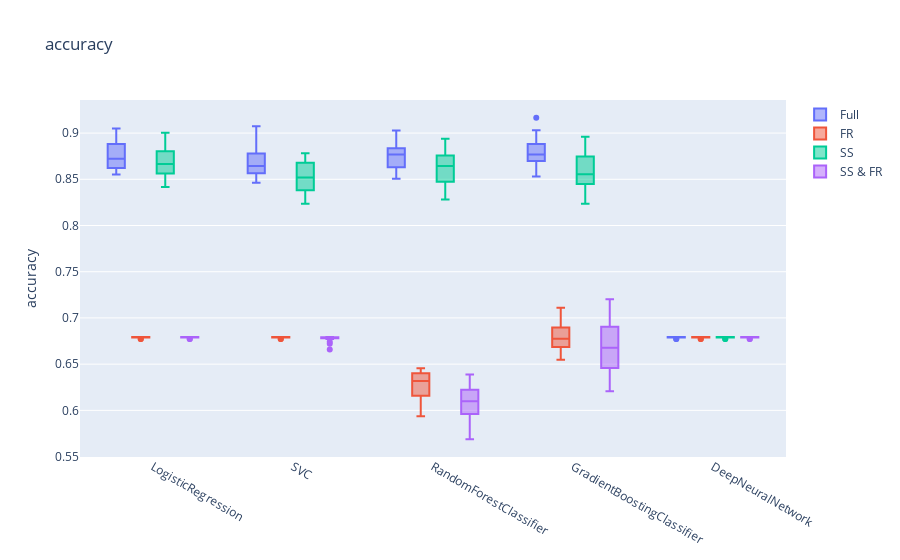
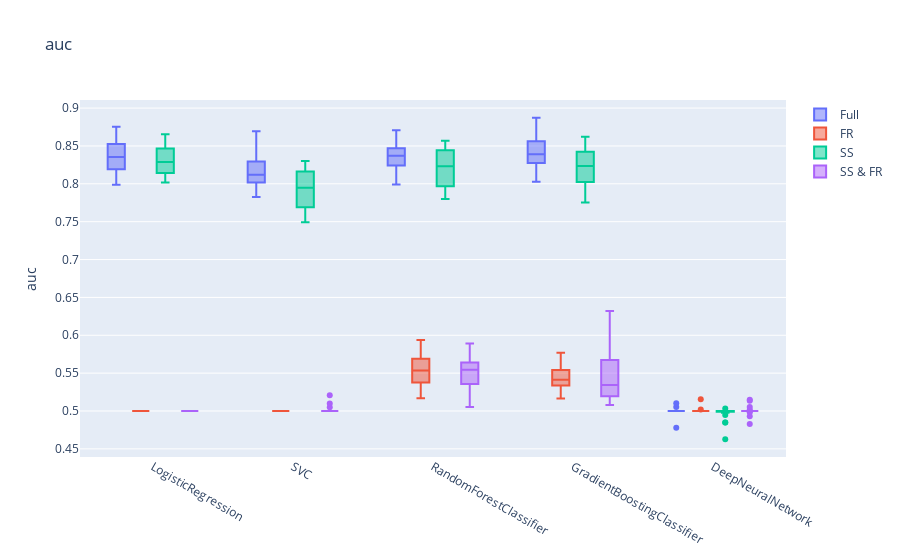
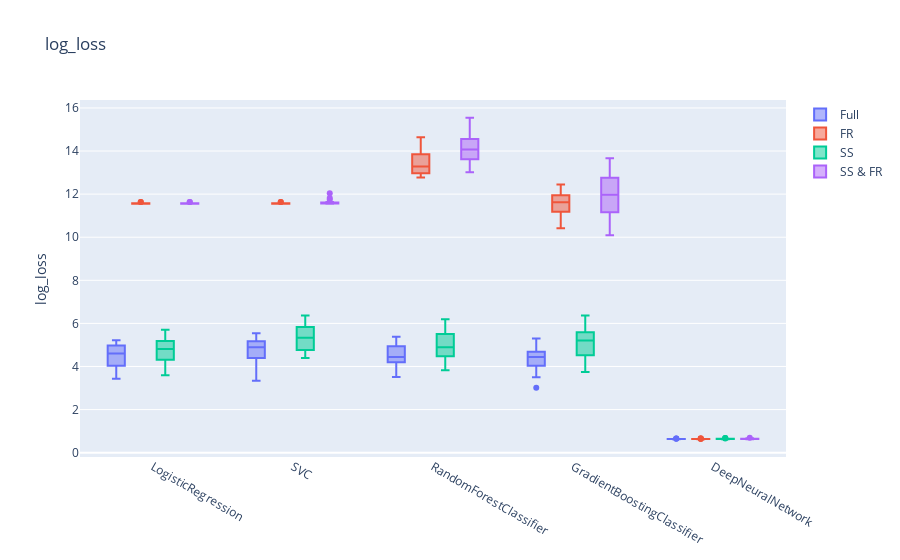

Notebook source saved alongside these figures, in order:
### Code cell
make_plots('accuracy')
make_plots('auc')
make_plots('log_loss')

### Figure 1 — Plotly figure (JSON) as saved in the notebook; plotly's stock layout.template omitted (floating-point values rounded to 4 significant figures)
{"data": [{"name": "Full", "type": "box", "x": ["LogisticRegression", "LogisticRegression", "LogisticRegression", "LogisticRegression", "LogisticRegression", "LogisticRegression", "LogisticRegression", "LogisticRegression", "LogisticRegression", "LogisticRegression", "LogisticRegression", "LogisticRegression", "LogisticRegression", "LogisticRegression", "LogisticRegression", "LogisticRegression", "LogisticRegression", "LogisticRegression", "LogisticRegression", "LogisticRegression", "SVC", "SVC", "SVC", "SVC", "SVC", "SVC", "SVC", "SVC", "SVC", "SVC", "SVC", "SVC", "SVC", "SVC", "SVC", "SVC", "SVC", "SVC", "SVC", "SVC", "RandomForestClassifier", "RandomForestClassifier", "RandomForestClassifier", "RandomForestClassifier", "RandomForestClassifier", "RandomForestClassifier", "RandomForestClassifier", "RandomForestClassifier", "RandomForestClassifier", "RandomForestClassifier", "RandomForestClassifier", "RandomForestClassifier", "RandomForestClassifier", "RandomForestClassifier", "RandomForestClassifier", "RandomForestClassifier", "RandomForestClassifier", "RandomForestClassifier", "RandomForestClassifier", "RandomForestClassifier", "GradientBoostingClassifier", "GradientBoostingClassifier", "GradientBoostingClassifier", "GradientBoostingClassifier", "GradientBoostingClassifier", "GradientBoostingClassifier", "GradientBoostingClassifier", "GradientBoostingClassifier", "GradientBoostingClassifier", "GradientBoostingClassifier", "GradientBoostingClassifier", "GradientBoostingClassifier", "GradientBoostingClassifier", "GradientBoostingClassifier", "GradientBoostingClassifier", "GradientBoostingClassifier", "GradientBoostingClassifier", "GradientBoostingClassifier", "GradientBoostingClassifier", "GradientBoostingClassifier", "DeepNeuralNetwork", "DeepNeuralNetwork", "DeepNeuralNetwork", "DeepNeuralNetwork", "DeepNeuralNetwork", "DeepNeuralNetwork", "DeepNeuralNetwork", "DeepNeuralNetwork", "DeepNeuralNetwork", "DeepNeuralNetwork", "DeepNeuralNetwork", "DeepNeuralNetwork", "DeepNeuralNetwork", "DeepNeuralNetwork", "DeepNeuralNetwork", "DeepNeuralNetwork", "DeepNeuralNetwork", "DeepNeuralNetwork", "DeepNeuralNetwork", "DeepNeuralNetwork"], "y": [0.9029, 0.86, 0.8849, 0.8849, 0.8688, 0.862, 0.8643, 0.8643, 0.8824, 0.8778, 0.8984, 0.8623, 0.86, 0.8916, 0.8756, 0.905, 0.8575, 0.8914, 0.8643, 0.8552, 0.9074, 0.8578, 0.8804, 0.8736, 0.8507, 0.8575, 0.8665, 0.8462, 0.8688, 0.8756, 0.8894, 0.8555, 0.86, 0.8871, 0.862, 0.8869, 0.8643, 0.8507, 0.8643, 0.8484, 0.8939, 0.8804, 0.8781, 0.8826, 0.862, 0.8824, 0.8552, 0.8846, 0.8756, 0.8688, 0.9007, 0.8736, 0.8578, 0.8894, 0.8801, 0.9027, 0.862, 0.8688, 0.8643, 0.8507, 0.9165, 0.8781, 0.8804, 0.8916, 0.8688, 0.8756, 0.8665, 0.8529, 0.8801, 0.871, 0.9029, 0.8713, 0.8623, 0.8916, 0.8846, 0.8937, 0.871, 0.8801, 0.8756, 0.8529, 0.6772, 0.6795, 0.6795, 0.6795, 0.6787, 0.6787, 0.6787, 0.6787, 0.6787, 0.6787, 0.6772, 0.6795, 0.6795, 0.6795, 0.6787, 0.6787, 0.6787, 0.6787, 0.6787, 0.6787]}, {"name": "FR", "type": "box", "x": ["LogisticRegression", "LogisticRegression", "LogisticRegression", "LogisticRegression", "LogisticRegression", "LogisticRegression", "LogisticRegression", "LogisticRegression", "LogisticRegression", "LogisticRegression", "LogisticRegression", "LogisticRegression", "LogisticRegression", "LogisticRegression", "LogisticRegression", "LogisticRegression", "LogisticRegression", "LogisticRegression", "LogisticRegression", "LogisticRegression", "SVC", "SVC", "SVC", "SVC", "SVC", "SVC", "SVC", "SVC", "SVC", "SVC", "SVC", "SVC", "SVC", "SVC", "SVC", "SVC", "SVC", "SVC", "SVC", "SVC", "RandomForestClassifier", "RandomForestClassifier", "RandomForestClassifier", "RandomForestClassifier", "RandomForestClassifier", "RandomForestClassifier", "RandomForestClassifier", "RandomForestClassifier", "RandomForestClassifier", "RandomForestClassifier", "RandomForestClassifier", "RandomForestClassifier", "RandomForestClassifier", "RandomForestClassifier", "RandomForestClassifier", "RandomForestClassifier", "RandomForestClassifier", "RandomForestClassifier", "RandomForestClassifier", "RandomForestClassifier", "GradientBoostingClassifier", "GradientBoostingClassifier", "GradientBoostingClassifier", "GradientBoostingClassifier", "GradientBoostingClassifier", "GradientBoostingClassifier", "GradientBoostingClassifier", "GradientBoostingClassifier", "GradientBoostingClassifier", "GradientBoostingClassifier", "GradientBoostingClassifier", "GradientBoostingClassifier", "GradientBoostingClassifier", "GradientBoostingClassifier", "GradientBoostingClassifier", "GradientBoostingClassifier", "GradientBoostingClassifier", "GradientBoostingClassifier", "GradientBoostingClassifier", "GradientBoostingClassifier", "DeepNeuralNetwork", "DeepNeuralNetwork", "DeepNeuralNetwork", "DeepNeuralNetwork", "DeepNeuralNetwork", "DeepNeuralNetwork", "DeepNeuralNetwork", "DeepNeuralNetwork", "DeepNeuralNetwork", "DeepNeuralNetwork", "DeepNeuralNetwork", "DeepNeuralNetwork", "DeepNeuralNetwork", "DeepNeuralNetwork", "DeepNeuralNetwork", "DeepNeuralNetwork", "DeepNeuralNetwork", "DeepNeuralNetwork", "DeepNeuralNetwork", "DeepNeuralNetwork"], "y": [0.6772, 0.6795, 0.6795, 0.6795, 0.6787, 0.6787, 0.6787, 0.6787, 0.6787, 0.6787, 0.6772, 0.6795, 0.6795, 0.6795, 0.6787, 0.6787, 0.6787, 0.6787, 0.6787, 0.6787, 0.6772, 0.6795, 0.6795, 0.6795, 0.6787, 0.6787, 0.6787, 0.6787, 0.6787, 0.6787, 0.6772, 0.6795, 0.6795, 0.6795, 0.6787, 0.6787, 0.6787, 0.6787, 0.6787, 0.6787, 0.6456, 0.6185, 0.5937, 0.6185, 0.6131, 0.6448, 0.5973, 0.6403, 0.638, 0.638, 0.6456, 0.623, 0.6005, 0.6343, 0.6063, 0.6425, 0.6267, 0.6403, 0.629, 0.638, 0.6998, 0.7111, 0.6749, 0.7065, 0.6674, 0.6719, 0.6584, 0.6697, 0.6765, 0.6697, 0.6885, 0.6907, 0.6569, 0.6546, 0.6833, 0.6878, 0.6923, 0.6606, 0.6787, 0.6787, 0.6772, 0.6795, 0.6795, 0.6795, 0.6787, 0.6787, 0.6787, 0.6787, 0.6787, 0.6787, 0.6772, 0.6795, 0.6795, 0.6795, 0.6787, 0.6787, 0.6787, 0.6787, 0.6787, 0.6787]}, {"name": "SS", "type": "box", "x": ["LogisticRegression", "LogisticRegression", "LogisticRegression", "LogisticRegression", "LogisticRegression", "LogisticRegression", "LogisticRegression", "LogisticRegression", "LogisticRegression", "LogisticRegression", "LogisticRegression", "LogisticRegression", "LogisticRegression", "LogisticRegression", "LogisticRegression", "LogisticRegression", "LogisticRegression", "LogisticRegression", "LogisticRegression", "LogisticRegression", "SVC", "SVC", "SVC", "SVC", "SVC", "SVC", "SVC", "SVC", "SVC", "SVC", "SVC", "SVC", "SVC", "SVC", "SVC", "SVC", "SVC", "SVC", "SVC", "SVC", "RandomForestClassifier", "RandomForestClassifier", "RandomForestClassifier", "RandomForestClassifier", "RandomForestClassifier", "RandomForestClassifier", "RandomForestClassifier", "RandomForestClassifier", "RandomForestClassifier", "RandomForestClassifier", "RandomForestClassifier", "RandomForestClassifier", "RandomForestClassifier", "RandomForestClassifier", "RandomForestClassifier", "RandomForestClassifier", "RandomForestClassifier", "RandomForestClassifier", "RandomForestClassifier", "RandomForestClassifier", "GradientBoostingClassifier", "GradientBoostingClassifier", "GradientBoostingClassifier", "GradientBoostingClassifier", "GradientBoostingClassifier", "GradientBoostingClassifier", "GradientBoostingClassifier", "GradientBoostingClassifier", "GradientBoostingClassifier", "GradientBoostingClassifier", "GradientBoostingClassifier", "GradientBoostingClassifier", "GradientBoostingClassifier", "GradientBoostingClassifier", "GradientBoostingClassifier", "GradientBoostingClassifier", "GradientBoostingClassifier", "GradientBoostingClassifier", "GradientBoostingClassifier", "GradientBoostingClassifier", "DeepNeuralNetwork", "DeepNeuralNetwork", "DeepNeuralNetwork", "DeepNeuralNetwork", "DeepNeuralNetwork", "DeepNeuralNetwork", "DeepNeuralNetwork", "DeepNeuralNetwork", "DeepNeuralNetwork", "DeepNeuralNetwork", "DeepNeuralNetwork", "DeepNeuralNetwork", "DeepNeuralNetwork", "DeepNeuralNetwork", "DeepNeuralNetwork", "DeepNeuralNetwork", "DeepNeuralNetwork", "DeepNeuralNetwork", "DeepNeuralNetwork", "DeepNeuralNetwork"], "y": [0.8804, 0.86, 0.8826, 0.8781, 0.8552, 0.8665, 0.8575, 0.8552, 0.8824, 0.8778, 0.8894, 0.8488, 0.8578, 0.8804, 0.8665, 0.9005, 0.8665, 0.8778, 0.8416, 0.8552, 0.8781, 0.8646, 0.8713, 0.8781, 0.8235, 0.8371, 0.8507, 0.8394, 0.8281, 0.8575, 0.8623, 0.8533, 0.8488, 0.8758, 0.8507, 0.8778, 0.8394, 0.8552, 0.8281, 0.8303, 0.8804, 0.8849, 0.8758, 0.8758, 0.8281, 0.8484, 0.8371, 0.8575, 0.871, 0.8733, 0.8826, 0.851, 0.851, 0.8939, 0.8756, 0.8756, 0.8439, 0.8575, 0.8416, 0.8462, 0.8826, 0.8555, 0.86, 0.8781, 0.8394, 0.8484, 0.8394, 0.8416, 0.8529, 0.8643, 0.8962, 0.8555, 0.8284, 0.8804, 0.871, 0.8801, 0.8597, 0.8552, 0.8484, 0.8235, 0.6772, 0.6795, 0.6795, 0.6795, 0.6787, 0.6787, 0.6787, 0.6787, 0.6787, 0.6787, 0.6772, 0.6795, 0.6795, 0.6795, 0.6787, 0.6787, 0.6787, 0.6787, 0.6787, 0.6787]}, {"name": "SS & FR", "type": "box", "x": ["LogisticRegression", "LogisticRegression", "LogisticRegression", "LogisticRegression", "LogisticRegression", "LogisticRegression", "LogisticRegression", "LogisticRegression", "LogisticRegression", "LogisticRegression", "LogisticRegression", "LogisticRegression", "LogisticRegression", "LogisticRegression", "LogisticRegression", "LogisticRegression", "LogisticRegression", "LogisticRegression", "LogisticRegression", "LogisticRegression", "SVC", "SVC", "SVC", "SVC", "SVC", "SVC", "SVC", "SVC", "SVC", "SVC", "SVC", "SVC", "SVC", "SVC", "SVC", "SVC", "SVC", "SVC", "SVC", "SVC", "RandomForestClassifier", "RandomForestClassifier", "RandomForestClassifier", "RandomForestClassifier", "RandomForestClassifier", "RandomForestClassifier", "RandomForestClassifier", "RandomForestClassifier", "RandomForestClassifier", "RandomForestClassifier", "RandomForestClassifier", "RandomForestClassifier", "RandomForestClassifier", "RandomForestClassifier", "RandomForestClassifier", "RandomForestClassifier", "RandomForestClassifier", "RandomForestClassifier", "RandomForestClassifier", "RandomForestClassifier", "GradientBoostingClassifier", "GradientBoostingClassifier", "GradientBoostingClassifier", "GradientBoostingClassifier", "GradientBoostingClassifier", "GradientBoostingClassifier", "GradientBoostingClassifier", "GradientBoostingClassifier", "GradientBoostingClassifier", "GradientBoostingClassifier", "GradientBoostingClassifier", "GradientBoostingClassifier", "GradientBoostingClassifier", "GradientBoostingClassifier", "GradientBoostingClassifier", "GradientBoostingClassifier", "GradientBoostingClassifier", "GradientBoostingClassifier", "GradientBoostingClassifier", "GradientBoostingClassifier", "DeepNeuralNetwork", "DeepNeuralNetwork", "DeepNeuralNetwork", "DeepNeuralNetwork", "DeepNeuralNetwork", "DeepNeuralNetwork", "DeepNeuralNetwork", "DeepNeuralNetwork", "DeepNeuralNetwork", "DeepNeuralNetwork", "DeepNeuralNetwork", "DeepNeuralNetwork", "DeepNeuralNetwork", "DeepNeuralNetwork", "DeepNeuralNetwork", "DeepNeuralNetwork", "DeepNeuralNetwork", "DeepNeuralNetwork", "DeepNeuralNetwork", "DeepNeuralNetwork"], "y": [0.6772, 0.6795, 0.6795, 0.6795, 0.6787, 0.6787, 0.6787, 0.6787, 0.6787, 0.6787, 0.6772, 0.6795, 0.6795, 0.6795, 0.6787, 0.6787, 0.6787, 0.6787, 0.6787, 0.6787, 0.6772, 0.6795, 0.6795, 0.6659, 0.6787, 0.6742, 0.6787, 0.6787, 0.6787, 0.6787, 0.6772, 0.6795, 0.6795, 0.6795, 0.6787, 0.6719, 0.6787, 0.6787, 0.6787, 0.6787, 0.5688, 0.6388, 0.6163, 0.6343, 0.5928, 0.6199, 0.6176, 0.6109, 0.629, 0.6041, 0.6117, 0.6027, 0.5779, 0.605, 0.5792, 0.6086, 0.6244, 0.5995, 0.638, 0.5882, 0.6546, 0.6637, 0.693, 0.7201, 0.6403, 0.6968, 0.6312, 0.6493, 0.6448, 0.629, 0.6953, 0.6704, 0.6208, 0.7065, 0.6742, 0.6742, 0.6471, 0.6652, 0.6742, 0.6878, 0.6772, 0.6795, 0.6795, 0.6795, 0.6787, 0.6787, 0.6787, 0.6787, 0.6787, 0.6787, 0.6772, 0.6795, 0.6795, 0.6795, 0.6787, 0.6787, 0.6787, 0.6787, 0.6787, 0.6787]}], "layout": {"boxmode": "group", "title": {"text": "accuracy"}, "yaxis": {"title": {"text": "accuracy"}}}}

### Figure 2 — Plotly figure (JSON) as saved in the notebook; plotly's stock layout.template omitted (floating-point values rounded to 4 significant figures)
{"data": [{"name": "Full", "type": "box", "x": ["LogisticRegression", "LogisticRegression", "LogisticRegression", "LogisticRegression", "LogisticRegression", "LogisticRegression", "LogisticRegression", "LogisticRegression", "LogisticRegression", "LogisticRegression", "LogisticRegression", "LogisticRegression", "LogisticRegression", "LogisticRegression", "LogisticRegression", "LogisticRegression", "LogisticRegression", "LogisticRegression", "LogisticRegression", "LogisticRegression", "SVC", "SVC", "SVC", "SVC", "SVC", "SVC", "SVC", "SVC", "SVC", "SVC", "SVC", "SVC", "SVC", "SVC", "SVC", "SVC", "SVC", "SVC", "SVC", "SVC", "RandomForestClassifier", "RandomForestClassifier", "RandomForestClassifier", "RandomForestClassifier", "RandomForestClassifier", "RandomForestClassifier", "RandomForestClassifier", "RandomForestClassifier", "RandomForestClassifier", "RandomForestClassifier", "RandomForestClassifier", "RandomForestClassifier", "RandomForestClassifier", "RandomForestClassifier", "RandomForestClassifier", "RandomForestClassifier", "RandomForestClassifier", "RandomForestClassifier", "RandomForestClassifier", "RandomForestClassifier", "GradientBoostingClassifier", "GradientBoostingClassifier", "GradientBoostingClassifier", "GradientBoostingClassifier", "GradientBoostingClassifier", "GradientBoostingClassifier", "GradientBoostingClassifier", "GradientBoostingClassifier", "GradientBoostingClassifier", "GradientBoostingClassifier", "GradientBoostingClassifier", "GradientBoostingClassifier", "GradientBoostingClassifier", "GradientBoostingClassifier", "GradientBoostingClassifier", "GradientBoostingClassifier", "GradientBoostingClassifier", "GradientBoostingClassifier", "GradientBoostingClassifier", "GradientBoostingClassifier", "DeepNeuralNetwork", "DeepNeuralNetwork", "DeepNeuralNetwork", "DeepNeuralNetwork", "DeepNeuralNetwork", "DeepNeuralNetwork", "DeepNeuralNetwork", "DeepNeuralNetwork", "DeepNeuralNetwork", "DeepNeuralNetwork", "DeepNeuralNetwork", "DeepNeuralNetwork", "DeepNeuralNetwork", "DeepNeuralNetwork", "DeepNeuralNetwork", "DeepNeuralNetwork", "DeepNeuralNetwork", "DeepNeuralNetwork", "DeepNeuralNetwork", "DeepNeuralNetwork"], "y": [0.8753, 0.8152, 0.852, 0.8446, 0.8292, 0.8112, 0.824, 0.8203, 0.8447, 0.8414, 0.8573, 0.8261, 0.8226, 0.8533, 0.8434, 0.8744, 0.8097, 0.8588, 0.8184, 0.7988, 0.8695, 0.8023, 0.8357, 0.8233, 0.7936, 0.7967, 0.8127, 0.7884, 0.818, 0.8249, 0.8342, 0.8044, 0.8077, 0.8388, 0.8112, 0.8406, 0.8128, 0.801, 0.8073, 0.7826, 0.8613, 0.8394, 0.8471, 0.8448, 0.8279, 0.8373, 0.808, 0.8464, 0.8323, 0.8254, 0.8608, 0.8344, 0.8228, 0.8498, 0.8468, 0.8708, 0.8167, 0.8366, 0.8184, 0.7991, 0.8871, 0.8396, 0.8524, 0.8552, 0.8347, 0.8342, 0.8201, 0.8119, 0.8412, 0.829, 0.8625, 0.8384, 0.828, 0.857, 0.8575, 0.8642, 0.8271, 0.8523, 0.8267, 0.8027, 0.5, 0.5, 0.5, 0.4777, 0.5, 0.5, 0.5, 0.5, 0.5052, 0.5, 0.5, 0.5, 0.5, 0.5, 0.5, 0.5, 0.5, 0.5, 0.5, 0.5104]}, {"name": "FR", "type": "box", "x": ["LogisticRegression", "LogisticRegression", "LogisticRegression", "LogisticRegression", "LogisticRegression", "LogisticRegression", "LogisticRegression", "LogisticRegression", "LogisticRegression", "LogisticRegression", "LogisticRegression", "LogisticRegression", "LogisticRegression", "LogisticRegression", "LogisticRegression", "LogisticRegression", "LogisticRegression", "LogisticRegression", "LogisticRegression", "LogisticRegression", "SVC", "SVC", "SVC", "SVC", "SVC", "SVC", "SVC", "SVC", "SVC", "SVC", "SVC", "SVC", "SVC", "SVC", "SVC", "SVC", "SVC", "SVC", "SVC", "SVC", "RandomForestClassifier", "RandomForestClassifier", "RandomForestClassifier", "RandomForestClassifier", "RandomForestClassifier", "RandomForestClassifier", "RandomForestClassifier", "RandomForestClassifier", "RandomForestClassifier", "RandomForestClassifier", "RandomForestClassifier", "RandomForestClassifier", "RandomForestClassifier", "RandomForestClassifier", "RandomForestClassifier", "RandomForestClassifier", "RandomForestClassifier", "RandomForestClassifier", "RandomForestClassifier", "RandomForestClassifier", "GradientBoostingClassifier", "GradientBoostingClassifier", "GradientBoostingClassifier", "GradientBoostingClassifier", "GradientBoostingClassifier", "GradientBoostingClassifier", "GradientBoostingClassifier", "GradientBoostingClassifier", "GradientBoostingClassifier", "GradientBoostingClassifier", "GradientBoostingClassifier", "GradientBoostingClassifier", "GradientBoostingClassifier", "GradientBoostingClassifier", "GradientBoostingClassifier", "GradientBoostingClassifier", "GradientBoostingClassifier", "GradientBoostingClassifier", "GradientBoostingClassifier", "GradientBoostingClassifier", "DeepNeuralNetwork", "DeepNeuralNetwork", "DeepNeuralNetwork", "DeepNeuralNetwork", "DeepNeuralNetwork", "DeepNeuralNetwork", "DeepNeuralNetwork", "DeepNeuralNetwork", "DeepNeuralNetwork", "DeepNeuralNetwork", "DeepNeuralNetwork", "DeepNeuralNetwork", "DeepNeuralNetwork", "DeepNeuralNetwork", "DeepNeuralNetwork", "DeepNeuralNetwork", "DeepNeuralNetwork", "DeepNeuralNetwork", "DeepNeuralNetwork", "DeepNeuralNetwork"], "y": [0.5, 0.5, 0.5, 0.5, 0.5, 0.5, 0.5, 0.5, 0.5, 0.5, 0.5, 0.5, 0.5, 0.5, 0.5, 0.5, 0.5, 0.5, 0.5, 0.5, 0.5, 0.5, 0.5, 0.5, 0.5, 0.5, 0.5, 0.5, 0.5, 0.5, 0.5, 0.5, 0.5, 0.5, 0.5, 0.5, 0.5, 0.5, 0.5, 0.5, 0.5791, 0.5444, 0.5169, 0.5295, 0.5407, 0.5529, 0.5309, 0.5681, 0.5497, 0.5572, 0.5938, 0.5571, 0.5349, 0.5542, 0.5208, 0.5716, 0.5507, 0.5829, 0.5542, 0.5701, 0.5771, 0.5753, 0.5395, 0.5702, 0.5436, 0.5321, 0.5165, 0.5415, 0.541, 0.5174, 0.5376, 0.5734, 0.5355, 0.5301, 0.5478, 0.54, 0.5545, 0.5238, 0.5538, 0.5445, 0.5, 0.5, 0.5, 0.5, 0.5, 0.5, 0.5156, 0.5, 0.5, 0.5019, 0.5, 0.5, 0.5, 0.5, 0.5, 0.5, 0.5, 0.5, 0.5, 0.5]}, {"name": "SS", "type": "box", "x": ["LogisticRegression", "LogisticRegression", "LogisticRegression", "LogisticRegression", "LogisticRegression", "LogisticRegression", "LogisticRegression", "LogisticRegression", "LogisticRegression", "LogisticRegression", "LogisticRegression", "LogisticRegression", "LogisticRegression", "LogisticRegression", "LogisticRegression", "LogisticRegression", "LogisticRegression", "LogisticRegression", "LogisticRegression", "LogisticRegression", "SVC", "SVC", "SVC", "SVC", "SVC", "SVC", "SVC", "SVC", "SVC", "SVC", "SVC", "SVC", "SVC", "SVC", "SVC", "SVC", "SVC", "SVC", "SVC", "SVC", "RandomForestClassifier", "RandomForestClassifier", "RandomForestClassifier", "RandomForestClassifier", "RandomForestClassifier", "RandomForestClassifier", "RandomForestClassifier", "RandomForestClassifier", "RandomForestClassifier", "RandomForestClassifier", "RandomForestClassifier", "RandomForestClassifier", "RandomForestClassifier", "RandomForestClassifier", "RandomForestClassifier", "RandomForestClassifier", "RandomForestClassifier", "RandomForestClassifier", "RandomForestClassifier", "RandomForestClassifier", "GradientBoostingClassifier", "GradientBoostingClassifier", "GradientBoostingClassifier", "GradientBoostingClassifier", "GradientBoostingClassifier", "GradientBoostingClassifier", "GradientBoostingClassifier", "GradientBoostingClassifier", "GradientBoostingClassifier", "GradientBoostingClassifier", "GradientBoostingClassifier", "GradientBoostingClassifier", "GradientBoostingClassifier", "GradientBoostingClassifier", "GradientBoostingClassifier", "GradientBoostingClassifier", "GradientBoostingClassifier", "GradientBoostingClassifier", "GradientBoostingClassifier", "GradientBoostingClassifier", "DeepNeuralNetwork", "DeepNeuralNetwork", "DeepNeuralNetwork", "DeepNeuralNetwork", "DeepNeuralNetwork", "DeepNeuralNetwork", "DeepNeuralNetwork", "DeepNeuralNetwork", "DeepNeuralNetwork", "DeepNeuralNetwork", "DeepNeuralNetwork", "DeepNeuralNetwork", "DeepNeuralNetwork", "DeepNeuralNetwork", "DeepNeuralNetwork", "DeepNeuralNetwork", "DeepNeuralNetwork", "DeepNeuralNetwork", "DeepNeuralNetwork", "DeepNeuralNetwork"], "y": [0.8495, 0.8133, 0.8522, 0.8452, 0.8173, 0.8201, 0.819, 0.8117, 0.8466, 0.8303, 0.847, 0.8106, 0.8154, 0.8431, 0.8349, 0.8655, 0.8275, 0.8599, 0.8017, 0.8062, 0.8277, 0.8111, 0.8253, 0.8285, 0.7532, 0.7669, 0.7806, 0.7778, 0.7602, 0.7874, 0.794, 0.8046, 0.7957, 0.8212, 0.7954, 0.8303, 0.7704, 0.8025, 0.7491, 0.7674, 0.8531, 0.8446, 0.838, 0.8473, 0.7825, 0.7956, 0.7799, 0.8171, 0.8234, 0.8232, 0.8438, 0.8048, 0.8085, 0.8568, 0.8471, 0.8397, 0.7978, 0.8245, 0.7888, 0.7884, 0.8621, 0.8063, 0.8375, 0.8582, 0.8038, 0.8012, 0.7908, 0.7943, 0.8231, 0.824, 0.8593, 0.8304, 0.7956, 0.845, 0.8401, 0.8449, 0.8058, 0.8266, 0.8049, 0.7754, 0.5, 0.5, 0.5, 0.5, 0.485, 0.5, 0.5033, 0.4948, 0.5, 0.4628, 0.5, 0.5, 0.5, 0.4849, 0.5, 0.5, 0.5, 0.5, 0.5, 0.4978]}, {"name": "SS & FR", "type": "box", "x": ["LogisticRegression", "LogisticRegression", "LogisticRegression", "LogisticRegression", "LogisticRegression", "LogisticRegression", "LogisticRegression", "LogisticRegression", "LogisticRegression", "LogisticRegression", "LogisticRegression", "LogisticRegression", "LogisticRegression", "LogisticRegression", "LogisticRegression", "LogisticRegression", "LogisticRegression", "LogisticRegression", "LogisticRegression", "LogisticRegression", "SVC", "SVC", "SVC", "SVC", "SVC", "SVC", "SVC", "SVC", "SVC", "SVC", "SVC", "SVC", "SVC", "SVC", "SVC", "SVC", "SVC", "SVC", "SVC", "SVC", "RandomForestClassifier", "RandomForestClassifier", "RandomForestClassifier", "RandomForestClassifier", "RandomForestClassifier", "RandomForestClassifier", "RandomForestClassifier", "RandomForestClassifier", "RandomForestClassifier", "RandomForestClassifier", "RandomForestClassifier", "RandomForestClassifier", "RandomForestClassifier", "RandomForestClassifier", "RandomForestClassifier", "RandomForestClassifier", "RandomForestClassifier", "RandomForestClassifier", "RandomForestClassifier", "RandomForestClassifier", "GradientBoostingClassifier", "GradientBoostingClassifier", "GradientBoostingClassifier", "GradientBoostingClassifier", "GradientBoostingClassifier", "GradientBoostingClassifier", "GradientBoostingClassifier", "GradientBoostingClassifier", "GradientBoostingClassifier", "GradientBoostingClassifier", "GradientBoostingClassifier", "GradientBoostingClassifier", "GradientBoostingClassifier", "GradientBoostingClassifier", "GradientBoostingClassifier", "GradientBoostingClassifier", "GradientBoostingClassifier", "GradientBoostingClassifier", "GradientBoostingClassifier", "GradientBoostingClassifier", "DeepNeuralNetwork", "DeepNeuralNetwork", "DeepNeuralNetwork", "DeepNeuralNetwork", "DeepNeuralNetwork", "DeepNeuralNetwork", "DeepNeuralNetwork", "DeepNeuralNetwork", "DeepNeuralNetwork", "DeepNeuralNetwork", "DeepNeuralNetwork", "DeepNeuralNetwork", "DeepNeuralNetwork", "DeepNeuralNetwork", "DeepNeuralNetwork", "DeepNeuralNetwork", "DeepNeuralNetwork", "DeepNeuralNetwork", "DeepNeuralNetwork", "DeepNeuralNetwork"], "y": [0.5, 0.5, 0.5, 0.5, 0.5, 0.5, 0.5, 0.5, 0.5, 0.5, 0.5, 0.5, 0.5, 0.5, 0.5, 0.5, 0.5, 0.5, 0.5, 0.5, 0.5, 0.5, 0.5, 0.5049, 0.5, 0.5208, 0.5, 0.5, 0.5, 0.5, 0.5, 0.5, 0.5, 0.5, 0.5, 0.5098, 0.5, 0.5, 0.5, 0.5, 0.5115, 0.5891, 0.5539, 0.5747, 0.5368, 0.5494, 0.5607, 0.5576, 0.5672, 0.5451, 0.556, 0.5551, 0.5052, 0.5624, 0.5175, 0.5392, 0.5657, 0.5344, 0.5887, 0.5112, 0.5254, 0.5219, 0.603, 0.6322, 0.5217, 0.5671, 0.5095, 0.508, 0.5195, 0.5171, 0.6158, 0.5417, 0.5089, 0.6204, 0.5523, 0.5579, 0.5193, 0.5271, 0.543, 0.5679, 0.5135, 0.4829, 0.5015, 0.4998, 0.5, 0.5, 0.5, 0.5052, 0.5, 0.5, 0.5, 0.4983, 0.515, 0.5, 0.5, 0.5, 0.5, 0.493, 0.5, 0.5]}], "layout": {"boxmode": "group", "title": {"text": "auc"}, "yaxis": {"title": {"text": "auc"}}}}

### Figure 3 — Plotly figure (JSON) as saved in the notebook; plotly's stock layout.template omitted (floating-point values rounded to 4 significant figures)
{"data": [{"name": "Full", "type": "box", "x": ["LogisticRegression", "LogisticRegression", "LogisticRegression", "LogisticRegression", "LogisticRegression", "LogisticRegression", "LogisticRegression", "LogisticRegression", "LogisticRegression", "LogisticRegression", "LogisticRegression", "LogisticRegression", "LogisticRegression", "LogisticRegression", "LogisticRegression", "LogisticRegression", "LogisticRegression", "LogisticRegression", "LogisticRegression", "LogisticRegression", "SVC", "SVC", "SVC", "SVC", "SVC", "SVC", "SVC", "SVC", "SVC", "SVC", "SVC", "SVC", "SVC", "SVC", "SVC", "SVC", "SVC", "SVC", "SVC", "SVC", "RandomForestClassifier", "RandomForestClassifier", "RandomForestClassifier", "RandomForestClassifier", "RandomForestClassifier", "RandomForestClassifier", "RandomForestClassifier", "RandomForestClassifier", "RandomForestClassifier", "RandomForestClassifier", "RandomForestClassifier", "RandomForestClassifier", "RandomForestClassifier", "RandomForestClassifier", "RandomForestClassifier", "RandomForestClassifier", "RandomForestClassifier", "RandomForestClassifier", "RandomForestClassifier", "RandomForestClassifier", "GradientBoostingClassifier", "GradientBoostingClassifier", "GradientBoostingClassifier", "GradientBoostingClassifier", "GradientBoostingClassifier", "GradientBoostingClassifier", "GradientBoostingClassifier", "GradientBoostingClassifier", "GradientBoostingClassifier", "GradientBoostingClassifier", "GradientBoostingClassifier", "GradientBoostingClassifier", "GradientBoostingClassifier", "GradientBoostingClassifier", "GradientBoostingClassifier", "GradientBoostingClassifier", "GradientBoostingClassifier", "GradientBoostingClassifier", "GradientBoostingClassifier", "GradientBoostingClassifier", "DeepNeuralNetwork", "DeepNeuralNetwork", "DeepNeuralNetwork", "DeepNeuralNetwork", "DeepNeuralNetwork", "DeepNeuralNetwork", "DeepNeuralNetwork", "DeepNeuralNetwork", "DeepNeuralNetwork", "DeepNeuralNetwork", "DeepNeuralNetwork", "DeepNeuralNetwork", "DeepNeuralNetwork", "DeepNeuralNetwork", "DeepNeuralNetwork", "DeepNeuralNetwork", "DeepNeuralNetwork", "DeepNeuralNetwork", "DeepNeuralNetwork", "DeepNeuralNetwork"], "y": [3.499, 5.044, 4.149, 4.149, 4.73, 4.974, 4.893, 4.893, 4.24, 4.404, 3.661, 4.963, 5.044, 3.905, 4.485, 3.425, 5.137, 3.914, 4.893, 5.219, 3.336, 5.126, 4.312, 4.556, 5.382, 5.137, 4.811, 5.545, 4.73, 4.485, 3.987, 5.207, 5.044, 4.068, 4.974, 4.077, 4.893, 5.382, 4.893, 5.464, 3.824, 4.312, 4.394, 4.231, 4.974, 4.24, 5.219, 4.159, 4.485, 4.73, 3.58, 4.556, 5.126, 3.987, 4.322, 3.507, 4.974, 4.73, 4.893, 5.382, 3.01, 4.394, 4.312, 3.905, 4.73, 4.485, 4.811, 5.301, 4.322, 4.648, 3.499, 4.638, 4.963, 3.905, 4.159, 3.833, 4.648, 4.322, 4.485, 5.301, 0.6348, 0.6377, 0.6502, 0.638, 0.6325, 0.6585, 0.629, 0.6286, 0.632, 0.6291, 0.6293, 0.6334, 0.63, 0.6534, 0.6279, 0.6289, 0.6324, 0.6282, 0.6343, 0.6299]}, {"name": "FR", "type": "box", "x": ["LogisticRegression", "LogisticRegression", "LogisticRegression", "LogisticRegression", "LogisticRegression", "LogisticRegression", "LogisticRegression", "LogisticRegression", "LogisticRegression", "LogisticRegression", "LogisticRegression", "LogisticRegression", "LogisticRegression", "LogisticRegression", "LogisticRegression", "LogisticRegression", "LogisticRegression", "LogisticRegression", "LogisticRegression", "LogisticRegression", "SVC", "SVC", "SVC", "SVC", "SVC", "SVC", "SVC", "SVC", "SVC", "SVC", "SVC", "SVC", "SVC", "SVC", "SVC", "SVC", "SVC", "SVC", "SVC", "SVC", "RandomForestClassifier", "RandomForestClassifier", "RandomForestClassifier", "RandomForestClassifier", "RandomForestClassifier", "RandomForestClassifier", "RandomForestClassifier", "RandomForestClassifier", "RandomForestClassifier", "RandomForestClassifier", "RandomForestClassifier", "RandomForestClassifier", "RandomForestClassifier", "RandomForestClassifier", "RandomForestClassifier", "RandomForestClassifier", "RandomForestClassifier", "RandomForestClassifier", "RandomForestClassifier", "RandomForestClassifier", "GradientBoostingClassifier", "GradientBoostingClassifier", "GradientBoostingClassifier", "GradientBoostingClassifier", "GradientBoostingClassifier", "GradientBoostingClassifier", "GradientBoostingClassifier", "GradientBoostingClassifier", "GradientBoostingClassifier", "GradientBoostingClassifier", "GradientBoostingClassifier", "GradientBoostingClassifier", "GradientBoostingClassifier", "GradientBoostingClassifier", "GradientBoostingClassifier", "GradientBoostingClassifier", "GradientBoostingClassifier", "GradientBoostingClassifier", "GradientBoostingClassifier", "GradientBoostingClassifier", "DeepNeuralNetwork", "DeepNeuralNetwork", "DeepNeuralNetwork", "DeepNeuralNetwork", "DeepNeuralNetwork", "DeepNeuralNetwork", "DeepNeuralNetwork", "DeepNeuralNetwork", "DeepNeuralNetwork", "DeepNeuralNetwork", "DeepNeuralNetwork", "DeepNeuralNetwork", "DeepNeuralNetwork", "DeepNeuralNetwork", "DeepNeuralNetwork", "DeepNeuralNetwork", "DeepNeuralNetwork", "DeepNeuralNetwork", "DeepNeuralNetwork", "DeepNeuralNetwork"], "y": [11.63, 11.55, 11.55, 11.55, 11.58, 11.58, 11.58, 11.58, 11.58, 11.58, 11.63, 11.55, 11.55, 11.55, 11.58, 11.58, 11.58, 11.58, 11.58, 11.58, 11.63, 11.55, 11.55, 11.55, 11.58, 11.58, 11.58, 11.58, 11.58, 11.58, 11.63, 11.55, 11.55, 11.55, 11.58, 11.58, 11.58, 11.58, 11.58, 11.58, 12.77, 13.75, 14.65, 13.75, 13.94, 12.8, 14.52, 12.97, 13.05, 13.05, 12.77, 13.59, 14.4, 13.18, 14.19, 12.88, 13.46, 12.97, 13.37, 13.05, 10.82, 10.41, 11.72, 10.58, 11.99, 11.82, 12.31, 11.91, 11.66, 11.91, 11.23, 11.15, 12.37, 12.45, 11.42, 11.25, 11.09, 12.23, 11.58, 11.58, 0.6324, 0.6303, 0.6308, 0.6278, 0.63, 0.6289, 0.6637, 0.6285, 0.6303, 0.6281, 0.6309, 0.6299, 0.6287, 0.6493, 0.6282, 0.6281, 0.6334, 0.63, 0.6514, 0.6411]}, {"name": "SS", "type": "box", "x": ["LogisticRegression", "LogisticRegression", "LogisticRegression", "LogisticRegression", "LogisticRegression", "LogisticRegression", "LogisticRegression", "LogisticRegression", "LogisticRegression", "LogisticRegression", "LogisticRegression", "LogisticRegression", "LogisticRegression", "LogisticRegression", "LogisticRegression", "LogisticRegression", "LogisticRegression", "LogisticRegression", "LogisticRegression", "LogisticRegression", "SVC", "SVC", "SVC", "SVC", "SVC", "SVC", "SVC", "SVC", "SVC", "SVC", "SVC", "SVC", "SVC", "SVC", "SVC", "SVC", "SVC", "SVC", "SVC", "SVC", "RandomForestClassifier", "RandomForestClassifier", "RandomForestClassifier", "RandomForestClassifier", "RandomForestClassifier", "RandomForestClassifier", "RandomForestClassifier", "RandomForestClassifier", "RandomForestClassifier", "RandomForestClassifier", "RandomForestClassifier", "RandomForestClassifier", "RandomForestClassifier", "RandomForestClassifier", "RandomForestClassifier", "RandomForestClassifier", "RandomForestClassifier", "RandomForestClassifier", "RandomForestClassifier", "RandomForestClassifier", "GradientBoostingClassifier", "GradientBoostingClassifier", "GradientBoostingClassifier", "GradientBoostingClassifier", "GradientBoostingClassifier", "GradientBoostingClassifier", "GradientBoostingClassifier", "GradientBoostingClassifier", "GradientBoostingClassifier", "GradientBoostingClassifier", "GradientBoostingClassifier", "GradientBoostingClassifier", "GradientBoostingClassifier", "GradientBoostingClassifier", "GradientBoostingClassifier", "GradientBoostingClassifier", "GradientBoostingClassifier", "GradientBoostingClassifier", "GradientBoostingClassifier", "GradientBoostingClassifier", "DeepNeuralNetwork", "DeepNeuralNetwork", "DeepNeuralNetwork", "DeepNeuralNetwork", "DeepNeuralNetwork", "DeepNeuralNetwork", "DeepNeuralNetwork", "DeepNeuralNetwork", "DeepNeuralNetwork", "DeepNeuralNetwork", "DeepNeuralNetwork", "DeepNeuralNetwork", "DeepNeuralNetwork", "DeepNeuralNetwork", "DeepNeuralNetwork", "DeepNeuralNetwork", "DeepNeuralNetwork", "DeepNeuralNetwork", "DeepNeuralNetwork", "DeepNeuralNetwork"], "y": [4.312, 5.044, 4.231, 4.394, 5.219, 4.811, 5.137, 5.219, 4.24, 4.404, 3.987, 5.451, 5.126, 4.312, 4.811, 3.588, 4.811, 4.404, 5.708, 5.219, 4.394, 4.882, 4.638, 4.394, 6.361, 5.871, 5.382, 5.79, 6.198, 5.137, 4.963, 5.289, 5.451, 4.475, 5.382, 4.404, 5.79, 5.219, 6.198, 6.116, 4.312, 4.149, 4.475, 4.475, 6.198, 5.464, 5.871, 5.137, 4.648, 4.567, 4.231, 5.37, 5.37, 3.824, 4.485, 4.485, 5.627, 5.137, 5.708, 5.545, 4.231, 5.207, 5.044, 4.394, 5.79, 5.464, 5.79, 5.708, 5.301, 4.893, 3.743, 5.207, 6.184, 4.312, 4.648, 4.322, 5.056, 5.219, 5.464, 6.361, 0.6323, 0.68, 0.6309, 0.6381, 0.6323, 0.6358, 0.6608, 0.6282, 0.6291, 0.6417, 0.6408, 0.6404, 0.6273, 0.6283, 0.6289, 0.681, 0.6379, 0.6278, 0.6482, 0.6365]}, {"name": "SS & FR", "type": "box", "x": ["LogisticRegression", "LogisticRegression", "LogisticRegression", "LogisticRegression", "LogisticRegression", "LogisticRegression", "LogisticRegression", "LogisticRegression", "LogisticRegression", "LogisticRegression", "LogisticRegression", "LogisticRegression", "LogisticRegression", "LogisticRegression", "LogisticRegression", "LogisticRegression", "LogisticRegression", "LogisticRegression", "LogisticRegression", "LogisticRegression", "SVC", "SVC", "SVC", "SVC", "SVC", "SVC", "SVC", "SVC", "SVC", "SVC", "SVC", "SVC", "SVC", "SVC", "SVC", "SVC", "SVC", "SVC", "SVC", "SVC", "RandomForestClassifier", "RandomForestClassifier", "RandomForestClassifier", "RandomForestClassifier", "RandomForestClassifier", "RandomForestClassifier", "RandomForestClassifier", "RandomForestClassifier", "RandomForestClassifier", "RandomForestClassifier", "RandomForestClassifier", "RandomForestClassifier", "RandomForestClassifier", "RandomForestClassifier", "RandomForestClassifier", "RandomForestClassifier", "RandomForestClassifier", "RandomForestClassifier", "RandomForestClassifier", "RandomForestClassifier", "GradientBoostingClassifier", "GradientBoostingClassifier", "GradientBoostingClassifier", "GradientBoostingClassifier", "GradientBoostingClassifier", "GradientBoostingClassifier", "GradientBoostingClassifier", "GradientBoostingClassifier", "GradientBoostingClassifier", "GradientBoostingClassifier", "GradientBoostingClassifier", "GradientBoostingClassifier", "GradientBoostingClassifier", "GradientBoostingClassifier", "GradientBoostingClassifier", "GradientBoostingClassifier", "GradientBoostingClassifier", "GradientBoostingClassifier", "GradientBoostingClassifier", "GradientBoostingClassifier", "DeepNeuralNetwork", "DeepNeuralNetwork", "DeepNeuralNetwork", "DeepNeuralNetwork", "DeepNeuralNetwork", "DeepNeuralNetwork", "DeepNeuralNetwork", "DeepNeuralNetwork", "DeepNeuralNetwork", "DeepNeuralNetwork", "DeepNeuralNetwork", "DeepNeuralNetwork", "DeepNeuralNetwork", "DeepNeuralNetwork", "DeepNeuralNetwork", "DeepNeuralNetwork", "DeepNeuralNetwork", "DeepNeuralNetwork", "DeepNeuralNetwork", "DeepNeuralNetwork"], "y": [11.63, 11.55, 11.55, 11.55, 11.58, 11.58, 11.58, 11.58, 11.58, 11.58, 11.63, 11.55, 11.55, 11.55, 11.58, 11.58, 11.58, 11.58, 11.58, 11.58, 11.63, 11.55, 11.55, 12.04, 11.58, 11.74, 11.58, 11.58, 11.58, 11.58, 11.63, 11.55, 11.55, 11.55, 11.58, 11.82, 11.58, 11.58, 11.58, 11.58, 15.54, 13.02, 13.83, 13.18, 14.68, 13.7, 13.78, 14.03, 13.37, 14.27, 13.99, 14.32, 15.21, 14.24, 15.17, 14.11, 13.54, 14.43, 13.05, 14.84, 12.45, 12.12, 11.07, 10.09, 12.97, 10.93, 13.29, 12.64, 12.8, 13.37, 10.98, 11.88, 13.67, 10.58, 11.74, 11.74, 12.72, 12.07, 11.74, 11.25, 0.6403, 0.6283, 0.6291, 0.64, 0.6363, 0.6394, 0.6332, 0.6646, 0.628, 0.6467, 0.629, 0.6292, 0.6535, 0.6437, 0.656, 0.6389, 0.6278, 0.6381, 0.6316, 0.6874]}], "layout": {"boxmode": "group", "title": {"text": "log_loss"}, "yaxis": {"title": {"text": "log_loss"}}}}
